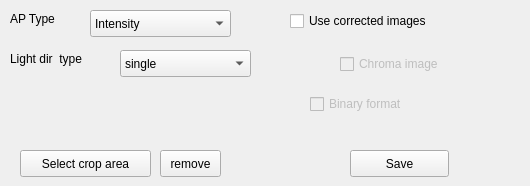
    <widget class="QWidget" name="tab_3">
     <attribute name="title">
      <string>Save AP</string>
     </attribute>
     <widget class="QComboBox" name="dirInfo">
      <property name="geometry">
       <rect>
        <x>120</x>
        <y>50</y>
        <width>131</width>
        <height>27</height>
       </rect>
      </property>
      <item>
       <property name="text">
        <string>single</string>
       </property>
      </item>
      <item>
       <property name="text">
        <string>multiple</string>
       </property>
      </item>
      <item>
       <property name="text">
        <string>interpolated</string>
       </property>
      </item>
     </widget>
     <widget class="QCheckBox" name="cInt">
      <property name="geometry">
       <rect>
        <x>290</x>
        <y>10</y>
        <width>181</width>
        <height>22</height>
       </rect>
      </property>
      <property name="text">
       <string>Use corrected images</string>
      </property>
     </widget>
     <widget class="QLabel" name="label_11">
      <property name="geometry">
       <rect>
        <x>10</x>
        <y>10</y>
        <width>141</width>
        <height>17</height>
       </rect>
      </property>
      <property name="text">
       <string>AP Type</string>
      </property>
     </widget>
     <widget class="QComboBox" name="apType">
      <property name="geometry">
       <rect>
        <x>90</x>
        <y>10</y>
        <width>141</width>
        <height>27</height>
       </rect>
      </property>
      <item>
       <property name="text">
        <string>Intensity</string>
       </property>
      </item>
      <item>
       <property name="text">
        <string>RGB</string>
       </property>
      </item>
     </widget>
     <widget class="QPushButton" name="remCrop">
      <property name="geometry">
       <rect>
        <x>160</x>
        <y>150</y>
        <width>61</width>
        <height>27</height>
       </rect>
      </property>
      <property name="text">
       <string>remove</string>
      </property>
     </widget>
     <widget class="QPushButton" name="cropBut">
      <property name="geometry">
       <rect>
        <x>20</x>
        <y>150</y>
        <width>131</width>
        <height>27</height>
       </rect>
      </property>
      <property name="text">
       <string>Select crop area</string>
      </property>
     </widget>
     <widget class="QPushButton" name="saveAPA">
      <property name="geometry">
       <rect>
        <x>350</x>
        <y>150</y>
        <width>99</width>
        <height>27</height>
       </rect>
      </property>
      <property name="text">
       <string>Save</string>
      </property>
     </widget>
     <widget class="QLabel" name="label_12">
      <property name="geometry">
       <rect>
        <x>10</x>
        <y>50</y>
        <width>141</width>
        <height>17</height>
       </rect>
      </property>
      <property name="text">
       <string>Light dir  type</string>
      </property>
     </widget>
     <widget class="QCheckBox" name="cBinary">
      <property name="enabled">
       <bool>false</bool>
      </property>
      <property name="geometry">
       <rect>
        <x>310</x>
        <y>90</y>
        <width>161</width>
        <height>28</height>
       </rect>
      </property>
      <property name="toolTip">
       <string>save the raw light direcitons in a binary file</string>
      </property>
      <property name="text">
       <string>Binary format</string>
      </property>
     </widget>
     <widget class="QCheckBox" name="cChr">
      <property name="enabled">
       <bool>false</bool>
      </property>
      <property name="geometry">
       <rect>
        <x>340</x>
        <y>50</y>
        <width>181</width>
        <height>28</height>
       </rect>
      </property>
      <property name="text">
       <string>Chroma image</string>
      </property>
     </widget>
    </widget>
